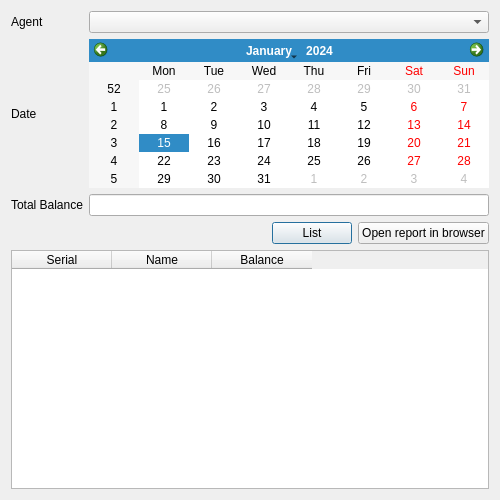
<?xml version="1.0" encoding="UTF-8"?>
<ui version="4.0">
 <class>DaybookBalanceDialog</class>
 <widget class="QDialog" name="DaybookBalanceDialog">
  <property name="geometry">
   <rect>
    <x>0</x>
    <y>0</y>
    <width>500</width>
    <height>500</height>
   </rect>
  </property>
  <property name="windowTitle">
   <string>Daybook Balance</string>
  </property>
  <layout class="QGridLayout" name="gridLayout">
   <item row="0" column="0">
    <widget class="QLabel" name="label_1">
     <property name="text">
      <string>Agent</string>
     </property>
    </widget>
   </item>
   <item row="0" column="2">
    <widget class="QComboBox" name="agentCombo">
     <property name="currentIndex">
      <number>-1</number>
     </property>
    </widget>
   </item>
   <item row="1" column="0">
    <widget class="QLabel" name="label_2">
     <property name="text">
      <string>Date</string>
     </property>
    </widget>
   </item>
   <item row="1" column="2">
    <widget class="QCalendarWidget" name="dateCalendar">
     <property name="sizePolicy">
      <sizepolicy hsizetype="Preferred" vsizetype="Fixed">
       <horstretch>0</horstretch>
       <verstretch>0</verstretch>
      </sizepolicy>
     </property>
    </widget>
   </item>
   <item row="2" column="0" colspan="2">
    <widget class="QLabel" name="label_5">
     <property name="text">
      <string>Total Balance</string>
     </property>
    </widget>
   </item>
   <item row="2" column="2">
    <widget class="QLineEdit" name="totalBalanceEdit">
     <property name="readOnly">
      <bool>true</bool>
     </property>
    </widget>
   </item>
   <item row="3" column="0" colspan="3">
    <layout class="QHBoxLayout" name="horizontalLayout">
     <item>
      <spacer name="horizontalSpacer">
       <property name="orientation">
        <enum>Qt::Horizontal</enum>
       </property>
       <property name="sizeHint" stdset="0">
        <size>
         <width>78</width>
         <height>20</height>
        </size>
       </property>
      </spacer>
     </item>
     <item>
      <widget class="QPushButton" name="saveButton">
       <property name="text">
        <string>List</string>
       </property>
      </widget>
     </item>
     <item>
      <widget class="QPushButton" name="clearButton">
       <property name="text">
        <string>Open report in browser</string>
       </property>
      </widget>
     </item>
    </layout>
   </item>
   <item row="4" column="0" colspan="3">
    <widget class="QTableWidget" name="tableWidget">
     <property name="editTriggers">
      <set>QAbstractItemView::NoEditTriggers</set>
     </property>
     <property name="alternatingRowColors">
      <bool>true</bool>
     </property>
     <property name="selectionMode">
      <enum>QAbstractItemView::SingleSelection</enum>
     </property>
     <property name="selectionBehavior">
      <enum>QAbstractItemView::SelectRows</enum>
     </property>
     <property name="horizontalScrollMode">
      <enum>QAbstractItemView::ScrollPerPixel</enum>
     </property>
     <attribute name="verticalHeaderVisible">
      <bool>true</bool>
     </attribute>
     <column>
      <property name="text">
       <string>Serial</string>
      </property>
     </column>
     <column>
      <property name="text">
       <string>Name</string>
      </property>
     </column>
     <column>
      <property name="text">
       <string>Balance</string>
      </property>
     </column>
    </widget>
   </item>
  </layout>
 </widget>
 <resources/>
 <connections/>
</ui>
